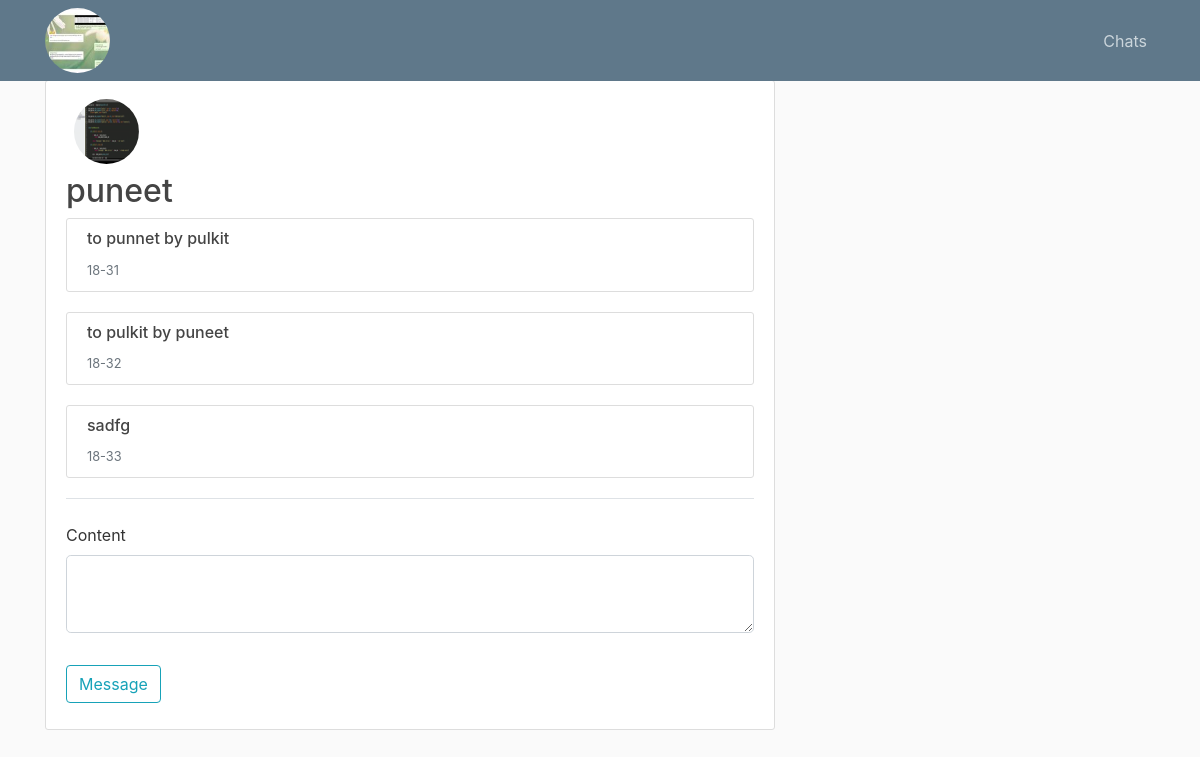
Page /messages/7 (signed in) on the committed database.
### uschat/models.py (models this page shows, shortened)
class User(db.Model, UserMixin):
    id = db.Column(db.Integer, primary_key=True)
    username = db.Column(db.String(20), unique=True, nullable=False)
    email = db.Column(db.String(120), unique=True, nullable=False)
    image_file = db.Column(db.String(20), nullable=False, default='default.jpg')
    password = db.Column(db.String(60), nullable=False)
    sender = db.relationship('Message', backref='sender', lazy=True)
    frnd = db.relationship('Friend', backref='receiver', lazy=True)

class Message(db.Model):
    id = db.Column(db.Integer, primary_key=True)
    title = db.Column(db.String(100), nullable=False)
    date_posted = db.Column(db.DateTime, nullable=False, default=datetime.utcnow)
    content = db.Column(db.Text, nullable=False)
    user_id = db.Column(db.Integer, db.ForeignKey('user.id'), nullable=False)
    receiver_id = db.Column(db.Integer, db.ForeignKey('friend.frnd_id'), nullable=False)

### uschat/messages/routes.py (the view)
@login_required
@messages.route("/messages/<int:frnd_id>", methods=['GET', 'POST'])
def msgs(frnd_id):
    page = request.args.get('page', 1, type=int)
    frnd=User.query.filter_by(id=frnd_id).first_or_404()
    sms = Message.query.filter(or_(and_(Message.receiver_id==current_user.id,Message.user_id==frnd_id),and_(Message.receiver_id==frnd_id,Message.user_id==current_user.id))).order_by(Message.date_posted.asc()).paginate(page=page)
    form = MsgForm()
    if form.validate_on_submit():
        msg = Message(title=form.content.data, content=form.content.data, user_id=current_user.id, receiver_id=frnd_id)
        db.session.add(msg)
        db.session.commit()
        return redirect(url_for('messages.msgs',frnd_id=frnd_id))
    return render_template('messages.html', msgs=sms, form=form,frnd=frnd)

### uschat/messages/forms.py
class MsgForm(FlaskForm):
    content = TextAreaField('Content', validators=[DataRequired()])
    submit = SubmitField('Message')

### uschat/models.py (called while the page is built)
@login_manager.user_loader
def load_user(user_id):
    return User.query.get(int(user_id))

### uschat/templates/messages.html (shortened to what this page needs)
{% extends "layout.html" %}
{% block nav %}
<a class="nav-item nav-link" href="{{ url_for('main.chats') }}">Chats</a>
{% endblock %}
{% block content %}
<div class="content-section">
    <img class="rounded-circle article-img m-2" src="{{ url_for('static', filename='profile_pics/' + frnd.image_file) }}">
    <h2>{{ frnd.username }}</h2>
    {% for msg in msgs.items %}
        <div class="content-section">
            <h6 class="article-content">{{ msg.content }}</h6>
            <small class="text-muted">{{ msg.date_posted.strftime('%H-%M') }}</small>
        </div>
    {% endfor %}
    <form method="POST" action="">
        <fieldset class="form-group">
            <legend class="border-bottom mb-4">{{ legend }}</legend>
            <div class="form-group">
                {{ form.content.label(class="form-control-label") }}
                {% if form.content.errors %}
                    {{ form.content(class="form-control form-control-lg is-invalid") }}
                    <div class="invalid-feedback">
                        {% for error in form.content.errors %}
                            <span>{{ error }}</span>
                        {% endfor %}
                    </div>
                {% else %}
                    {{ form.content(class="form-control form-control-lg") }}
                {% endif %}
            </div>
        </fieldset>
        <div class="form-group">
            {{ form.submit(class="btn btn-outline-info") }}
        </div>
    </form>
</div>
{% endblock content %}

### uschat/templates/layout.html (shortened to what this page needs)
<!DOCTYPE html>
<html>
<head>
    <link rel="stylesheet" href="https://maxcdn.bootstrapcdn.com/bootstrap/4.0.0/css/bootstrap.min.css">
    <link rel="stylesheet" type="text/css" href="{{ url_for('static', filename='main.css') }}">
</head>
<body>
    <header class="site-header">
      <nav class="navbar navbar-expand-md navbar-dark bg-steel fixed-top" >
        <div class="container">
            {% if current_user.is_authenticated %}
            <a href="{{ url_for('users.account') }}">
                <img class="rounded-circle article-img"  src="{{ url_for('static', filename='profile_pics/' + current_user.image_file) }}">
            </a>
            {% else %}
          <a class="navbar-brand mr-4" href="/">UsChat</a>
            {% endif %}
            <div class="navbar-nav">
              {% if current_user.is_authenticated %}
                {% block nav %}{% endblock %}
              {% else %}
                <a class="nav-item nav-link" href="{{ url_for('users.login') }}">Login</a>
                <a class="nav-item nav-link" href="{{ url_for('users.register') }}">Register</a>
              {% endif %}
            </div>
          </div>
      </nav>
    </header>
    <main role="main" class="container">
      <div class="row">
        <div class="col-md-8">
          {% block content %}{% endblock %}
        </div>
      </div>
    </main>
</body>
</html>

### uschat/static/main.css (style rules this page uses)
body { background: #fafafa; color: #333333; margin-top: 5rem; }
h1, h2, h3, h4, h5, h6 { color: #444444; }
.bg-steel { background-color: #5f788a; }
.site-header .navbar-nav .nav-link { color: #cbd5db; }
.content-section { background: #ffffff; padding: 10px 20px; border: 1px solid #dddddd; border-radius: 3px; margin-bottom: 20px; }
.article-content { white-space: pre-line; }
.article-img { height: 65px; width: 65px; margin-right: 16px; }

### rows in the picture
User: image_file (picture)
User: image_file (picture), username "puneet"
Message: content "to punnet by pulkit", date_posted "18-31"
Message: content "to pulkit by puneet", date_posted "18-32"
Message: content "sadfg", date_posted "18-33"
